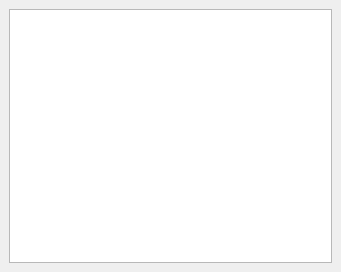
<?xml version="1.0" encoding="UTF-8"?>
<ui version="4.0">
 <class>CursorDockWidget</class>
 <widget class="QDockWidget" name="CursorDockWidget">
  <property name="geometry">
   <rect>
    <x>0</x>
    <y>0</y>
    <width>341</width>
    <height>272</height>
   </rect>
  </property>
  <property name="windowTitle">
   <string>Cursor Info</string>
  </property>
  <widget class="QWidget" name="dockWidget">
   <layout class="QGridLayout" name="gridLayout">
    <item row="0" column="0">
     <widget class="wkf::DraggableTreeWidget" name="treeWidget">
      <property name="columnCount">
       <number>2</number>
      </property>
      <attribute name="headerVisible">
       <bool>false</bool>
      </attribute>
      <column>
       <property name="text">
        <string notr="true">1</string>
       </property>
      </column>
      <column>
       <property name="text">
        <string notr="true">2</string>
       </property>
      </column>
     </widget>
    </item>
   </layout>
  </widget>
 </widget>
 <customwidgets>
  <customwidget>
   <class>wkf::DraggableTreeWidget</class>
   <extends>QTreeWidget</extends>
   <header>WkfDraggableTreeWidget.hpp</header>
  </customwidget>
 </customwidgets>
 <resources/>
 <connections/>
</ui>
